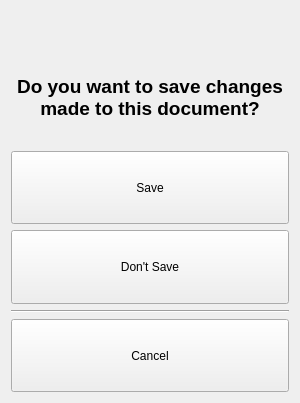
<?xml version="1.0" encoding="UTF-8"?>
<ui version="4.0">
 <class>Changes</class>
 <widget class="QWidget" name="Changes">
  <property name="windowModality">
   <enum>Qt::ApplicationModal</enum>
  </property>
  <property name="geometry">
   <rect>
    <x>0</x>
    <y>0</y>
    <width>300</width>
    <height>403</height>
   </rect>
  </property>
  <property name="sizePolicy">
   <sizepolicy hsizetype="Preferred" vsizetype="Preferred">
    <horstretch>21</horstretch>
    <verstretch>0</verstretch>
   </sizepolicy>
  </property>
  <property name="windowTitle">
   <string>Form</string>
  </property>
  <layout class="QVBoxLayout" name="verticalLayout">
   <item>
    <spacer name="verticalSpacer">
     <property name="orientation">
      <enum>Qt::Vertical</enum>
     </property>
     <property name="sizeType">
      <enum>QSizePolicy::Fixed</enum>
     </property>
     <property name="sizeHint" stdset="0">
      <size>
       <width>20</width>
       <height>60</height>
      </size>
     </property>
    </spacer>
   </item>
   <item>
    <widget class="QTextBrowser" name="textBrowser">
     <property name="sizePolicy">
      <sizepolicy hsizetype="Minimum" vsizetype="Ignored">
       <horstretch>0</horstretch>
       <verstretch>0</verstretch>
      </sizepolicy>
     </property>
     <property name="minimumSize">
      <size>
       <width>0</width>
       <height>45</height>
      </size>
     </property>
     <property name="styleSheet">
      <string notr="true">background-color: rgba(255, 255, 255, 0);
text-align: center;</string>
     </property>
     <property name="frameShape">
      <enum>QFrame::NoFrame</enum>
     </property>
     <property name="frameShadow">
      <enum>QFrame::Plain</enum>
     </property>
     <property name="html">
      <string>&lt;!DOCTYPE HTML PUBLIC &quot;-//W3C//DTD HTML 4.0//EN&quot; &quot;http://www.w3.org/TR/REC-html40/strict.dtd&quot;&gt;
&lt;html&gt;&lt;head&gt;&lt;meta name=&quot;qrichtext&quot; content=&quot;1&quot; /&gt;&lt;meta charset=&quot;utf-8&quot; /&gt;&lt;style type=&quot;text/css&quot;&gt;
p, li { white-space: pre-wrap; }
hr { height: 1px; border-width: 0; }
li.unchecked::marker { content: &quot;\2610&quot;; }
li.checked::marker { content: &quot;\2612&quot;; }
&lt;/style&gt;&lt;/head&gt;&lt;body style=&quot; font-family:'.AppleSystemUIFont'; font-size:13pt; font-weight:400; font-style:normal;&quot;&gt;
&lt;p align=&quot;center&quot; style=&quot; margin-top:0px; margin-bottom:0px; margin-left:0px; margin-right:0px; -qt-block-indent:0; text-indent:0px;&quot;&gt;&lt;span style=&quot; font-size:14pt; font-weight:700;&quot;&gt;Do you want to save changes made to this document?&lt;/span&gt;&lt;/p&gt;&lt;/body&gt;&lt;/html&gt;</string>
     </property>
    </widget>
   </item>
   <item>
    <widget class="QPushButton" name="saveButton">
     <property name="sizePolicy">
      <sizepolicy hsizetype="Minimum" vsizetype="Preferred">
       <horstretch>0</horstretch>
       <verstretch>0</verstretch>
      </sizepolicy>
     </property>
     <property name="minimumSize">
      <size>
       <width>0</width>
       <height>0</height>
      </size>
     </property>
     <property name="toolTipDuration">
      <number>2</number>
     </property>
     <property name="text">
      <string>Save</string>
     </property>
    </widget>
   </item>
   <item>
    <widget class="QPushButton" name="dontSaveButton">
     <property name="sizePolicy">
      <sizepolicy hsizetype="Minimum" vsizetype="Preferred">
       <horstretch>0</horstretch>
       <verstretch>0</verstretch>
      </sizepolicy>
     </property>
     <property name="text">
      <string>Don't Save</string>
     </property>
    </widget>
   </item>
   <item>
    <widget class="Line" name="line">
     <property name="orientation">
      <enum>Qt::Horizontal</enum>
     </property>
    </widget>
   </item>
   <item>
    <widget class="QPushButton" name="cancelButton">
     <property name="sizePolicy">
      <sizepolicy hsizetype="Minimum" vsizetype="Preferred">
       <horstretch>0</horstretch>
       <verstretch>0</verstretch>
      </sizepolicy>
     </property>
     <property name="text">
      <string>Cancel</string>
     </property>
    </widget>
   </item>
  </layout>
 </widget>
 <resources/>
 <connections/>
</ui>
